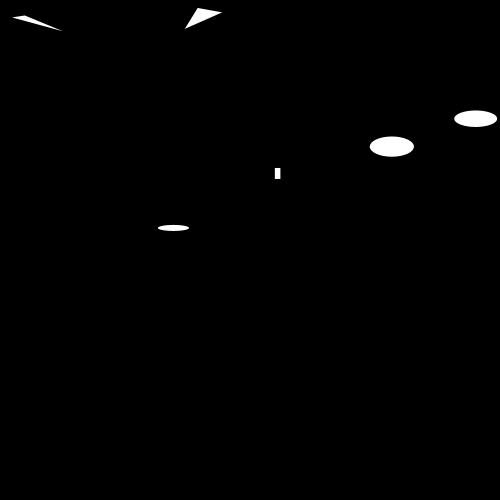
Frame 1 (no input)
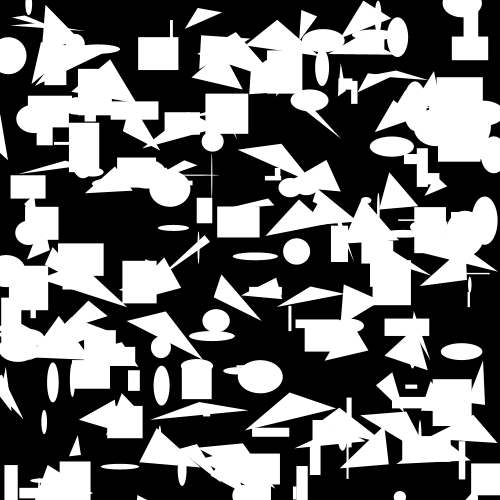
Frame 60 (the mouse pressed at the canvas centre just before this capture)
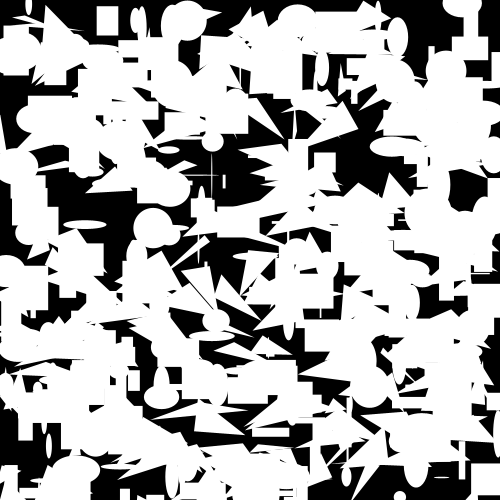
Frame 120 (the mouse held since frame 60 and released just before this capture)

The Processing sketch that drew these frames (run headless with seeded random() and noise(); from frame 60 on, the mouse is pressed at the canvas centre):

// Processing sketch: processing_108004
// ── processing_108004.pde

/*
done as a quick sketch of a map of a cosmos where
lifeforms do not perceive each other
for Lowry Burgess' Concept Studio II
CFA@CMU, 2013
by Melanie Kim
*/

void setup()
{
  size(500, 500);
  background(0);
  noStroke();
  //smooth();
  frameRate(30);
}

void draw()
{
  int count = int(random(0, 10));
  for(int i = 0; i<count; i++){
    Lifeform life = new Lifeform(int(random(1, 4)));
    life.mapped(random(0,width),random(0,height));
  }
  
}

class Lifeform
{
  int form;
  Lifeform (int shape)
  {
    form = shape;
  }
  void mapped(float x, float y)
  {
    fill(255);
    if(form == 1){
      ellipse(x, y, random(1, width/10), random(1, height/10));
    }
    else if(form == 2){
      rect(x, y, random(1, width/10), random(1, height/10));
    }
    else{
      triangle(x, y, x-random(1,width/10), y+random(1, height/10),
      x+random(1,width/10), y+random(1,height/10));
    }
  }
}
